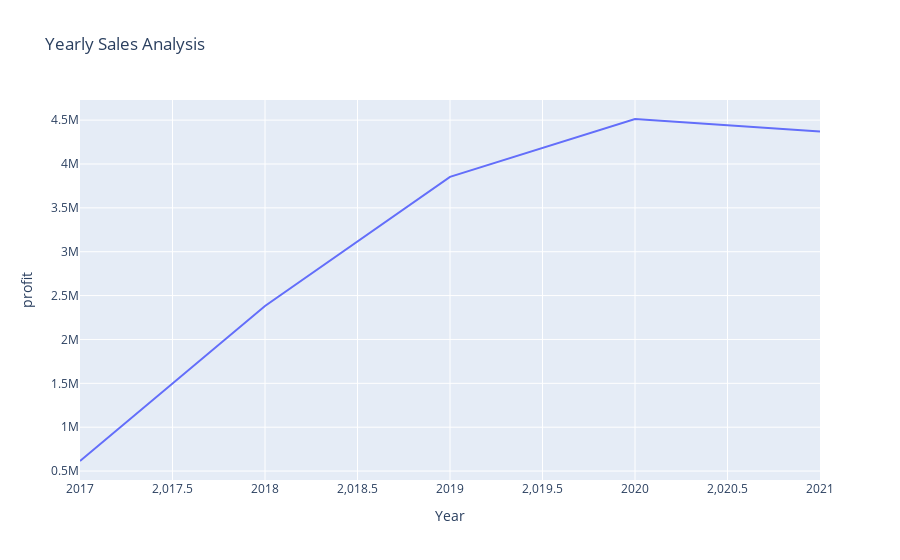

This figure's notebook cell:
### Code cell
sales_by_year = products.groupby('Year')['profit'].sum().reset_index()
fig = px.line(sales_by_year, 
              x='Year', 
              y='profit', 
              title='Yearly Sales Analysis')
fig.show()

### Figure 1 — Plotly figure (JSON) as saved in the notebook; plotly's stock layout.template omitted (floating-point values rounded to 4 significant figures)
{"data": [{"hovertemplate": "Year=%{x}<br>profit=%{y}<extra></extra>", "legendgroup": "", "line": {"color": "#636efa", "dash": "solid"}, "marker": {"symbol": "circle"}, "mode": "lines", "name": "", "orientation": "v", "showlegend": false, "type": "scatter", "x": [2017, 2018, 2019, 2020, 2021], "xaxis": "x", "y": [614700.0, 2382000.0, 3852000.0, 4513000.0, 4370000.0], "yaxis": "y"}], "layout": {"legend": {"tracegroupgap": 0}, "title": {"text": "Yearly Sales Analysis"}, "xaxis": {"anchor": "y", "domain": [0, 1], "title": {"text": "Year"}}, "yaxis": {"anchor": "x", "domain": [0, 1], "title": {"text": "profit"}}}}
